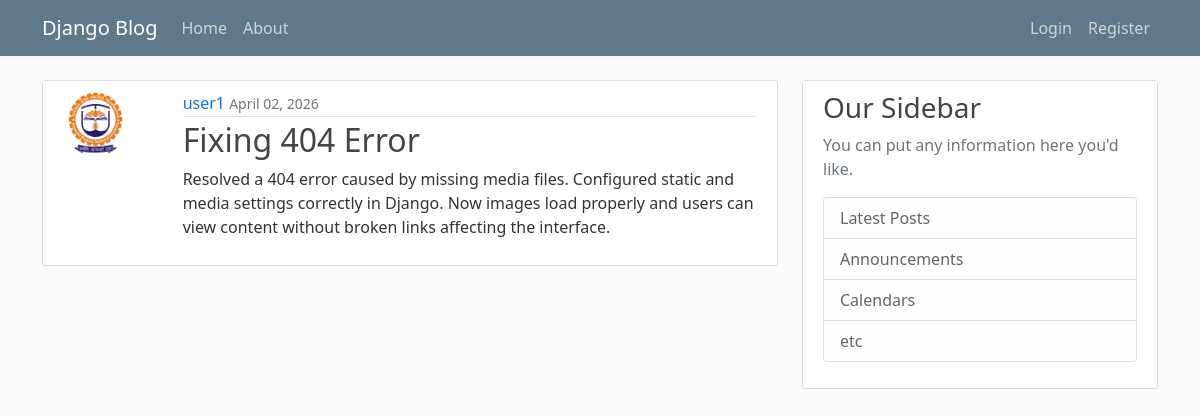
The page /post/13/ on the database its author committed.
### blog/models.py (models this page shows, shortened)
class Post(models.Model):
    title = models.CharField(max_length=100)
    content = models.TextField()
    date_posted = models.DateTimeField(default=timezone.now)
    author = models.ForeignKey(User, on_delete=models.CASCADE)

### users/models.py (models this page shows, shortened)
class Profile(models.Model):
    user=models.OneToOneField(User,on_delete=models.CASCADE)
    image=models.ImageField(default='default.jpg', upload_to='profile_pics')

### blog/views.py (the view)
# urls.py: path('post/<int:pk>/', views.PostDetailView.as_view(), name='post-detail'),
class PostDetailView(DetailView):
    model=Post

### blog/templates/blog/post_detail.html (shortened to what this page needs)
{% extends "blog/base.html" %}
{% block content %}
<article class="media content-section">
    <div class="row">
        <div class="col-md-2">
            <img class="rounded-circle article-img" src="{{ object.author.profile.image.url }}">
        </div>
        <div class="media-body col-md-10">
            <div class="article-metadata">
                <a class="mr-2 text-decoration-none" href="{% url 'user-posts' object.author.username %}">
                    {{ object.author }}
                </a>
                <small class="text-muted">
                    {{ object.date_posted|date:"F d, Y" }}
                </small>
            </div>
            <h2 class="article-title">{{ object.title }}</h2>
            <p class="article-content">{{ object.content }}</p>
        </div>
    </div>
</article>
{% endblock content %}

### blog/static/blog/main.css (style rules this page uses)
body { background: #fafafa; color: #333333; margin-top: 5rem; }
h1, h2, h3, h4, h5, h6 { color: #444444; }
.content-section { background: #ffffff; padding: 10px 20px; border: 1px solid #dddddd; border-radius: 3px; margin-bottom: 20px; }
.article-title { color: #444444; }
.article-content { white-space: pre-line; }
.article-img { height: 65px; width: 65px; margin-right: 16px; }
.article-metadata { padding-bottom: 1px; margin-bottom: 4px; border-bottom: 1px solid #e3e3e3; }

### rows shown on the page
Post: author.profile.image (picture), author "user1", date_posted "April 02, 2026", title "Fixing 404 Error", content "Resolved a 404 error caused by missing media files. Configured static and media settings correctly in Django. Now images load properly and users can view content without broken links affecting the interface."
